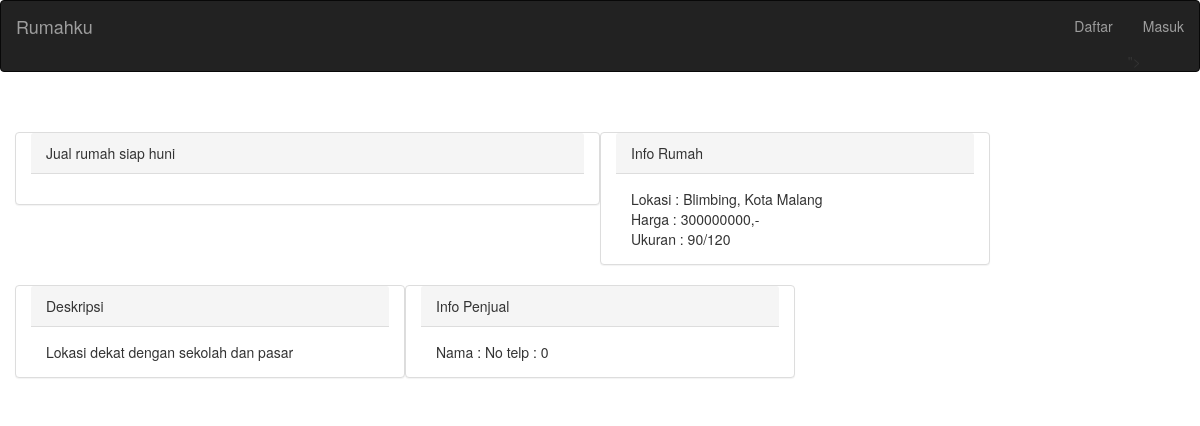
Page /index.php/c_rumah/tampildetail/1 on the committed database.
### tables this page shows
CREATE TABLE `upload` (
  `id` int(10) NOT NULL,
  `judul` varchar(100) NOT NULL,
  `tipe` varchar(7) NOT NULL,
  `lb` int(5) NOT NULL,
  `lt` int(5) NOT NULL,
  `deskripsi` varchar(200) NOT NULL,
  `lokasi` varchar(100) NOT NULL,
  `harga` int(20) NOT NULL,
  `gambar` varchar(20) NOT NULL,
  `username` varchar(20) NOT NULL
);

CREATE TABLE `masuk` (
  `nama` varchar(50) NOT NULL,
  `id_nya` varchar(50) NOT NULL,
  `email` varchar(100) NOT NULL,
  `password` varchar(100) NOT NULL,
  `no_telp` int(12) NOT NULL,
  `sesi` int(10) NOT NULL,
  `malah` int(50) NOT NULL
);

### application/controllers/c_rumah.php (called while the page is built, shortened)
<?php
class c_rumah extends CI_Controller
{
  function __construct()
  {
    $this->load->helper(array('form', 'url', 'file'));
    $this->load->model('m_product');
    $this->load->model('m_login');
  }
  function tampildetail($id)
  {
    $profil = $this->m_product->getusername($id);
    $data['data_upload'] = $this->m_login->getdataid($profil);
    $data['data_rumah'] = $this->m_product->getdataid($id);
    $this->load->view('v_tampildetail', $data);
  }
}
 ?>

### index.php (called while the page is built, shortened)
<?php
require_once BASEPATH.'core/CodeIgniter.php';

### application/models/m_product.php (called while the page is built, shortened)
<?php
class m_product extends CI_Model {
var $tabel = 'upload';
function getdataid($id){
	$this->db->from($this->tabel);
	$this->db->where('id', $id);
	$query = $this->db->get();
	if ($query->num_rows() > 0) {
			return $query->result();
		}
}
	function getusername($data){
		$this->db->select('username');
		$this->db->where('id', $data);
		$query = $this->db->get('upload');
		foreach ($query->result() as $row){
			return $row->username;
		}
	}
  }
?>

### application/models/m_login.php (called while the page is built, shortened)
<?php
class m_login extends CI_Model {
  var $tabel = 'masuk';
    function getdataid($id){
    	$this->db->from($this->tabel);
    	$this->db->where('id_nya', $id);
    	$query = $this->db->get();
    	if ($query->num_rows() > 0) {
    			return $query->result();
    		}
    }
}
?>

### application/views/v_tampildetail.php (the view, shortened to what this page needs)
<html>
<head>
<link href="<?php echo base_url(); ?>/Asset/css/style.css" rel="stylesheet" type="text/css" media="all" />
<link href="<?php echo base_url(); ?>/Asset/css/form.css" rel="stylesheet" type="text/css" media="all" />
<link href="<?php echo base_url(); ?>/Asset/css/megamenu.css" rel="stylesheet" type="text/css" media="all" />
    <link rel="stylesheet" href="<?php echo base_url(); ?>/Asset/css/fwslider.css" media="all">
</head>
 <!-- <?php var_dump($_SESSION);
print_r($this->session->userdata('username'));
 ?> -->
<body>
  <?php $this->load->view('header'); ?>
  <br>
  <br>
  <div class="container">
      <div class="row">
  <?php foreach ($data_upload as $upload) : ?>
  <?php foreach ($data_rumah as $product ) : ?>
    <div class="panel panel-default col-md-6">
<div class="panel-heading"><?php echo $product->judul ?></div>
<div class="panel-body">
?></div>
</div>
<div class="panel panel-default col-md-4">
<div class="panel-heading">Info Rumah</div>
<div class="panel-body">
Lokasi : <?php echo $product->lokasi ?>
<br>
Harga  : <?php echo $product->harga ?>,-
<br>
Ukuran : <?php echo $product->lb ?>/<?php echo $product->lt ?>
</div>
</div>
<div class="panel panel-default col-md-4">
<div class="panel-heading">Deskripsi</div>
<div class="panel-body">
<?php echo $product->deskripsi ?>
</div>
</div>
<br>
<div class="panel panel-default col-md-4">
<div class="panel-heading">Info Penjual</div>
<div class="panel-body">
Nama : <?php echo $upload->nama ?>
No telp : <?php echo $upload->no_telp ?>
</div>
</div>
  <?php endforeach; ?>
<?php endforeach; ?>
    </div>
</div>
</body>
</html>

### application/views/header.php (shortened to what this page needs)
<!DOCTYPE html>
<html lang="en">
<head>
  <link rel="stylesheet" href="<?php echo base_url() ?>/Asset/css/bootstrap.min.css">
</head>
<body>
<nav class="navbar navbar-inverse">
  <div class="container-fluid">
    <div class="navbar-header">
      <a class="navbar-brand" href="http://localhost/rumah/index.php/">Rumahku</a>
    </div>
    <ul class="nav navbar-nav navbar-right">
       <li><?php echo anchor ("c_daftar", "Daftar") ?></li>
       <li><?php echo anchor ("c_login", "Masuk")?>"></li>
    </ul>
  </div>
</nav>

### Asset/css/style.css (style rules this page uses)
html,body,div,span,applet,object,iframe,h1,h2,h3,h4,h5,h6,p,blockquote,pre,a,abbr,acronym,address,big,cite,code,del,dfn,em,img,ins,kbd,q,s,samp,small,strike,strong,sub,sup,tt,var,b,u,i,dl,dt,dd,ol,nav ul,nav li,fieldset,form,label,legend,table,caption,tbody,tfoot,thead,tr,th,td,article,aside,canvas,details,embed,figure,figcaption,footer,header,hgroup,menu,nav,output,ruby,section,summary,time,mark,audio,video { margin:0;padding:0;border:0;font-size:100%;font:inherit;vertical-align:baseline; }
article, aside, details, figcaption, figure,footer, header, hgroup, menu, nav, section { display: block; }
ol,ul { list-style:none;margin:0;padding:0; }
a { text-decoration:none; }
body { font-family: 'Exo 2', sans-serif; background:#fff; }

### rows in the picture
upload: judul "Jual rumah siap huni", lokasi "Blimbing, Kota Malang", harga "300000000", lb "90", lt "120", deskripsi "Lokasi dekat dengan sekolah dan pasar", username.no_telp "0"

### other values in the picture
anchor ("c_daftar", "Daftar") "Daftar"
anchor ("c_login", "Masuk") "Masuk"
